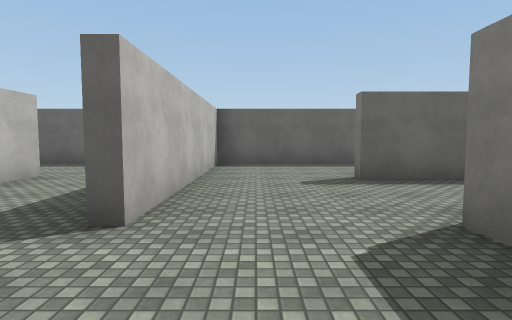
[1] (above)

24 first-person views from a walk through a 3-D level made in the Unity game engine. The camera is 1.4 m above the floor, tilts 4° down and sees 80° across. The floor is counted in squares, 2.4 m on a side. Each view is taken from the middle of a square. On the plan, view 1 faces up. The plan holds only what a view shows up to about 9 squares ahead; the rest is blank. The player character is not drawn. Surface patterns are stand-ins for the level's own textures.

[2]
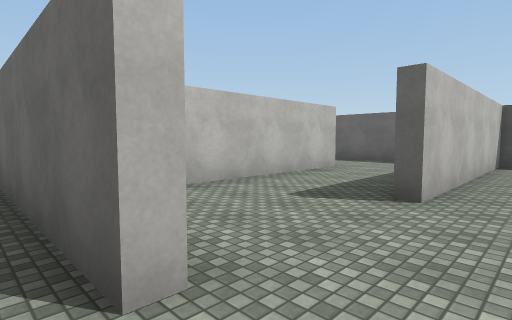

[3]
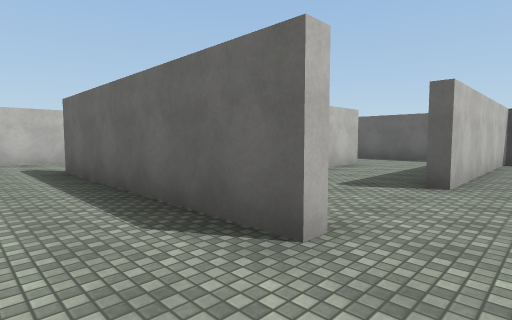

[4]
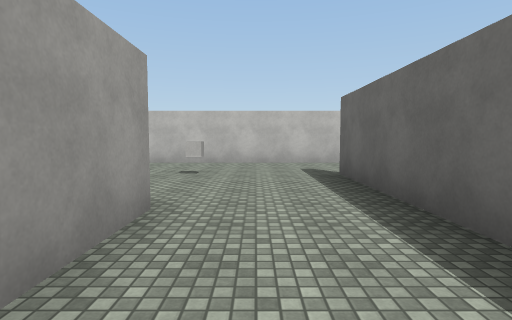

[5]
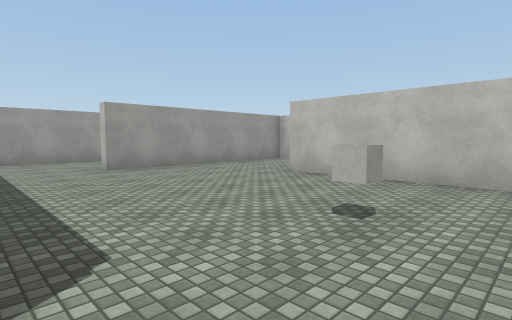

[6]
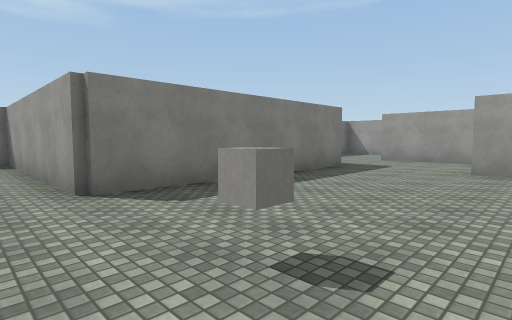

[7]
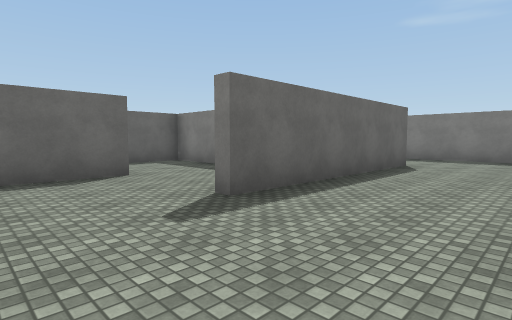

[8]
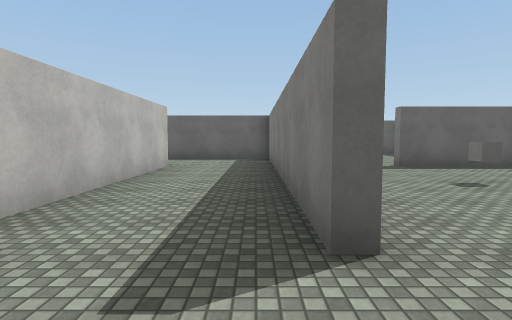

[9]
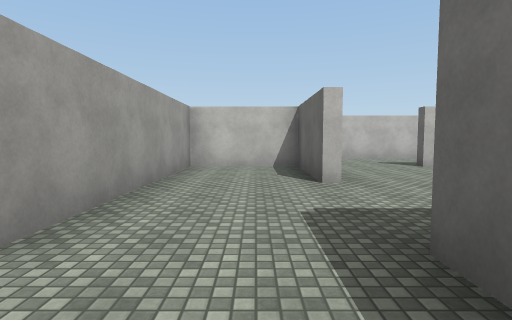

[10]
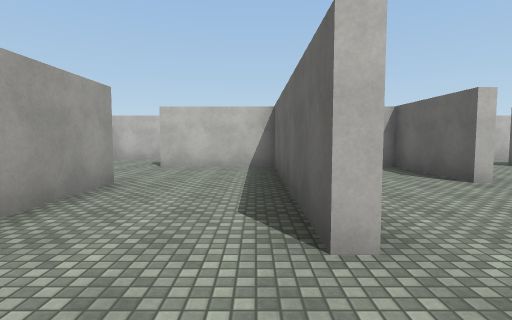

[11]
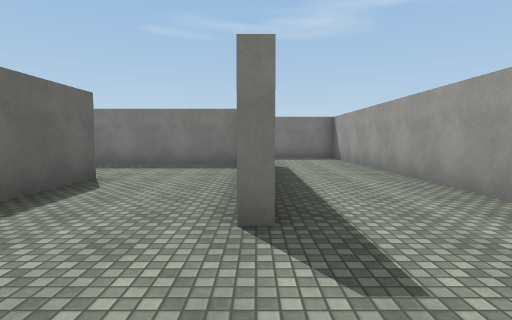

[12]
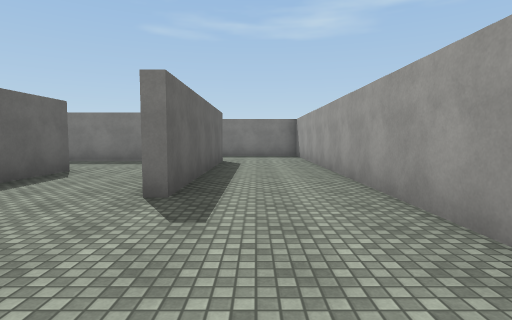

[13]
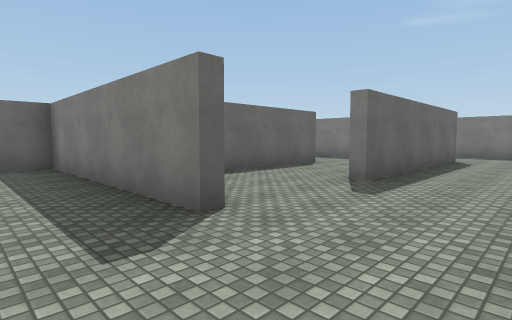

[14]
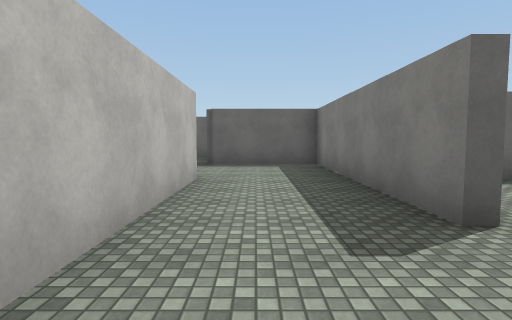

[15]
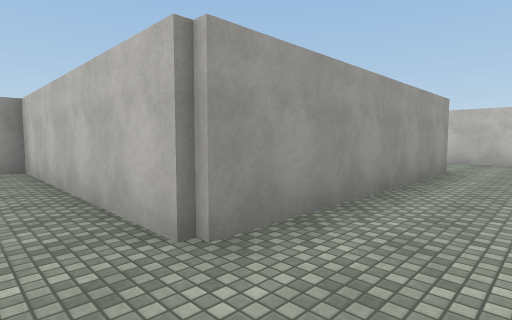

[16]
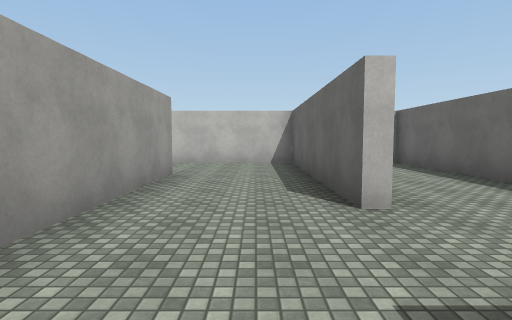

[17]
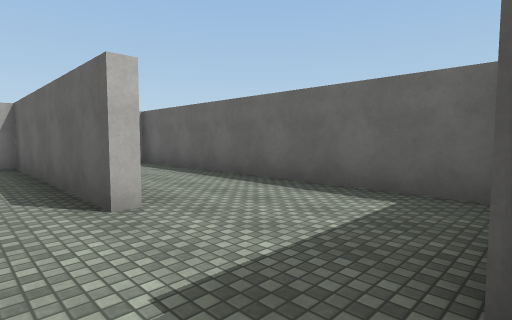

[18]
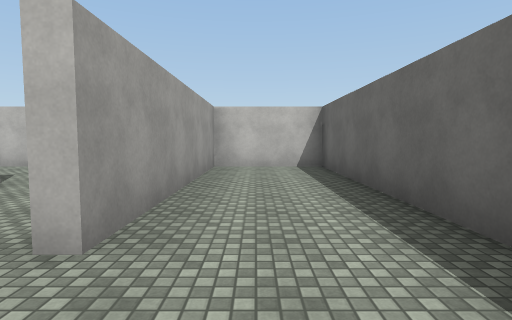

[19]
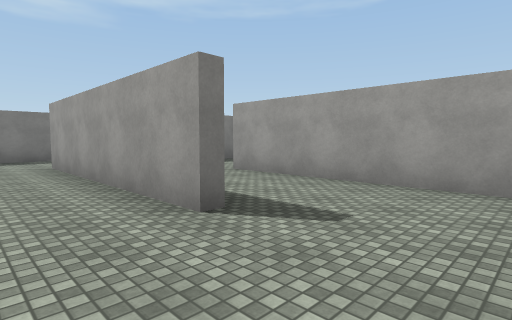

[20]
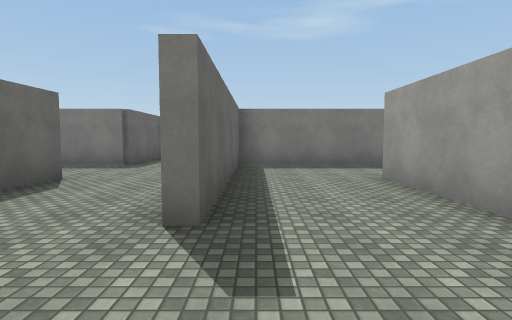

[21]
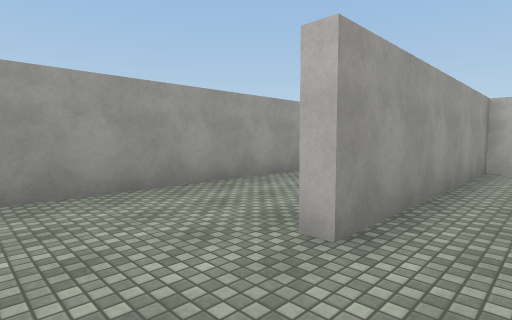

[22]
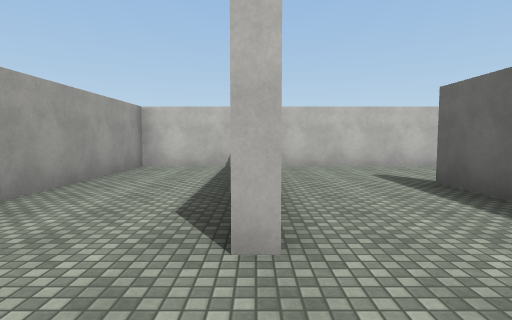

[23]
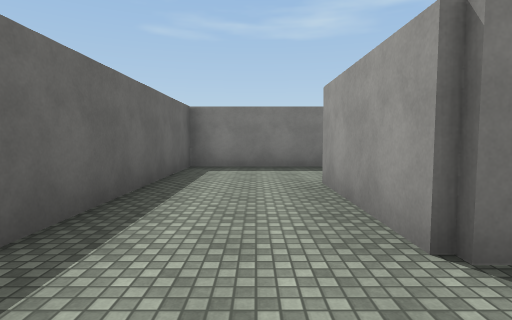

[24]
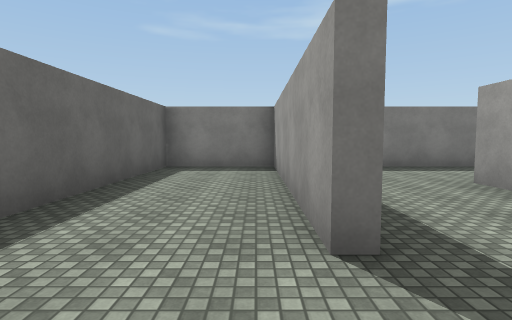

### Floor plan
Ten units are one square. View 1 is at (0, 0); x grows to the right and y downward. Boxes are objects, and circles mark ways between rooms. Rooms are numbered by the first view taken in them; rooms with no view inside come last. Other rooms are left out.
<svg viewBox="-189 -74 258 233">
<path fill="none" stroke="#000" d="M14 4 14 -21M-84 -1 -84 55M-59 -19 -76 -19M-84 79 -60 79M-36 81 -36 29 14 29 14 4M-9 6 -60 6M-86 55 -86 -19 -106 -19M-109 5 -109 79 -84 79M-30 81 -36 81M-11 106 -11 91M-11 126 -11 106M-60 129 -41 129M-10 131 -60 131M-35 106 -84 106 -84 130M-75 154 10 154M14 141 14 136M-86 131 -86 81 -111 81M-109 104 -109 154M-136 104 -109 104M-114 56 -184 56 -184 79 -135 79M-111 81 -111 65M-161 104 -136 104M-136 106 -160 106M-134 81 -184 81 -184 129 -135 129M-111 126 -111 106 -136 106M-184 135 -184 154 -122 154M-111 150 -111 126M14 -21 40 -21M64 -14 64 -44 15 -44M-10 -45 -10 -20M15 -46 64 -46 64 -69 -10 -69 -10 -45M-34 -48 -34 -10M-24 -69 -36 -69M-59 81 -84 81 -84 104 -35 104"/>
<rect x="-65" y="25" width="10" height="10" fill="#bbb"><title>cube</title></rect>
<circle cx="0" cy="10" r="3" fill="#2a7"/>
<circle cx="0" cy="-20" r="3" fill="#2a7"/>
<circle cx="-10" cy="-5" r="3" fill="#2a7"/>
<circle cx="-90" cy="65" r="3" fill="#2a7"/>
<circle cx="-50" cy="80" r="3" fill="#2a7"/>
<circle cx="-25" cy="110" r="3" fill="#2a7"/>
<circle cx="-40" cy="95" r="3" fill="#2a7"/>
<circle cx="-45" cy="120" r="3" fill="#2a7"/>
<circle cx="-90" cy="145" r="3" fill="#2a7"/>
<circle cx="-110" cy="95" r="3" fill="#2a7"/>
<circle cx="-125" cy="80" r="3" fill="#2a7"/>
<circle cx="-145" cy="95" r="3" fill="#2a7"/>
<circle cx="-145" cy="120" r="3" fill="#2a7"/>
<circle cx="-125" cy="130" r="3" fill="#2a7"/>
<circle cx="5" cy="-40" r="3" fill="#2a7"/>
<text x="0" y="-10">1</text>
<text x="-60" y="30">2</text>
<text x="-100" y="40">3</text>
<text x="-30" y="90">4</text>
<text x="-30" y="110">5</text>
<text x="-40" y="140">6</text>
<text x="-100" y="130">7</text>
<text x="-120" y="90">8</text>
<text x="-140" y="70">9</text>
<text x="-160" y="100">10</text>
<text x="-130" y="120">11</text>
<text x="-150" y="140">12</text>
<text x="30" y="-30">13</text>
<text x="30" y="-60">14</text>
<text x="-20" y="-30">15</text>
<text x="-60" y="90">16</text>
</svg>
Room 1 opens to room 2. Room 1 opens to room 13. Room 1 opens to room 15. Room 2 opens to room 3. Room 2 opens to room 16. Room 4 opens to room 5. Room 4 opens to room 16. Room 5 opens to room 6. Room 6 opens to room 7. Room 7 opens to room 8. Room 8 opens to room 9. Room 8 opens to room 10. Room 10 opens to room 11. Room 11 opens to room 12. Room 13 opens to room 14.

Where each view was taken, in squares from view 1:
view 1: 0 up, 0 right, facing up
view 2: 1 down, 0 right, facing up-left
view 3: 2 down, 0 right, facing up-left
view 4: 2 down, 1 left, facing left
view 5: 2 down, 4 left, facing down-left
view 6: 2 down, 7 left, facing down-right
view 7: 3 down, 8 left, facing up-right
view 8: 7 down, 9 left, facing up
view 9: 9 down, 2 left, facing left
view 10: 11 down, 2 left, facing left
view 11: 13 down, 8 left, facing right
view 12: 14 down, 9 left, facing right
view 13: 15 down, 10 left, facing up-right
view 14: 15 down, 10 left, facing up
view 15: 9 down, 10 left, facing down-left
view 16: 9 down, 11 left, facing left
view 17: 9 down, 11 left, facing up-left
view 18: 7 down, 12 left, facing left
view 19: 9 down, 18 left, facing down-right
view 20: 11 down, 18 left, facing right
view 21: 12 down, 12 left, facing down-left
view 22: 13 down, 12 left, facing left
view 23: 3 up, 0 right, facing right
view 24: 5 up, 0 right, facing right
